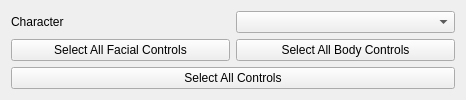
<?xml version="1.0" encoding="UTF-8"?>
<ui version="4.0">
 <class>Form</class>
 <widget class="QWidget" name="Form">
  <property name="geometry">
   <rect>
    <x>0</x>
    <y>0</y>
    <width>466</width>
    <height>91</height>
   </rect>
  </property>
  <property name="sizePolicy">
   <sizepolicy hsizetype="Minimum" vsizetype="Minimum">
    <horstretch>0</horstretch>
    <verstretch>0</verstretch>
   </sizepolicy>
  </property>
  <property name="windowTitle">
   <string>Form</string>
  </property>
  <layout class="QGridLayout" name="gridLayout">
   <item row="1" column="0">
    <widget class="QPushButton" name="selectFacialControlsPushButton">
     <property name="text">
      <string>Select All Facial Controls</string>
     </property>
    </widget>
   </item>
   <item row="1" column="1">
    <widget class="QPushButton" name="selectBodyControlsPushButton">
     <property name="text">
      <string>Select All Body Controls</string>
     </property>
    </widget>
   </item>
   <item row="0" column="1">
    <widget class="QComboBox" name="selectedCharacterComboBox"/>
   </item>
   <item row="0" column="0">
    <widget class="QLabel" name="characterLabel">
     <property name="text">
      <string>Character</string>
     </property>
    </widget>
   </item>
   <item row="2" column="0" colspan="2">
    <widget class="QPushButton" name="selectAllControlsPushButton">
     <property name="text">
      <string>Select All Controls</string>
     </property>
    </widget>
   </item>
  </layout>
 </widget>
 <resources/>
 <connections/>
</ui>
